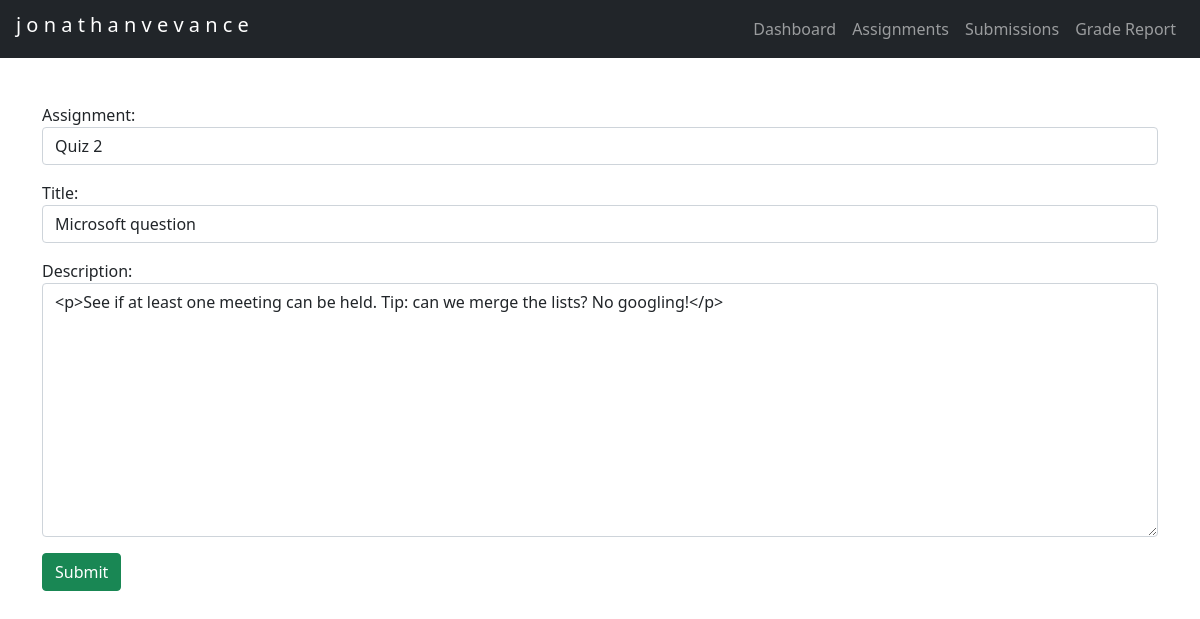
Screenshot of /edit_question/4 with the database file from the repository.
### setter/models.py (models this page shows, shortened)
class Question(models.Model):
    assignment = models.ForeignKey(Assignment, on_delete=models.CASCADE)
    title = models.CharField(max_length=100, null=True, blank=True)
    description = RichTextField(null=True, blank=True)

class Assignment(models.Model):
    title = models.CharField(max_length=30, unique=True)
    def __str__(self):
        return self.title

### setter/views.py (the view)
# urls.py: path('edit_question/<int:pk>', views.edit_question, name='edit-question'),
def edit_question(request, pk):
    my_question = Question.objects.get(id=pk)
    assignment = my_question.assignment
    form = QuestionForm(instance=my_question)
    if request.method == "POST":
        form = QuestionForm(request.POST, instance=my_question)
        if form.is_valid():
            form.save()
            return redirect(reverse("setter:assignment-id", args=[assignment.id]))
    context = {
        'title': 'Question',
        'navbar_link': None,
        'form': form,
    }
    return render(request, "setter/question.html", context)

### setter/forms.py
class QuestionForm(forms.ModelForm):
    class Meta:
        model = Question
        fields = '__all__'
        widgets = {
            'assignment': forms.Select(attrs={"class": 'form-control'}),
            'title': forms.TextInput(attrs={ "class": 'form-control'}),
            'description': forms.Textarea(attrs={"class": 'form-control'}),
        }

### setter/templates/setter/question.html (shortened to what this page needs)
{% extends 'setter/base.html' %}
{% block content %}
<div class="container mt-5">
    <div class="form-group">
        <form method="POST" action="#">
            {{ form.as_p }}
            <button type="submit" class="btn btn-success">Submit</button>
        </form>
    </div>
</div>
{% endblock content %}

### setter/templates/setter/base.html (style rules this page uses)
body { padding-top: 55px; }

### rows the page displays
Question: assignment "Quiz 2", description "<p>See if at least one meeting can be held. Tip: can we merge the lists? No googling!</p>"
Assignment: title "Microsoft question"
